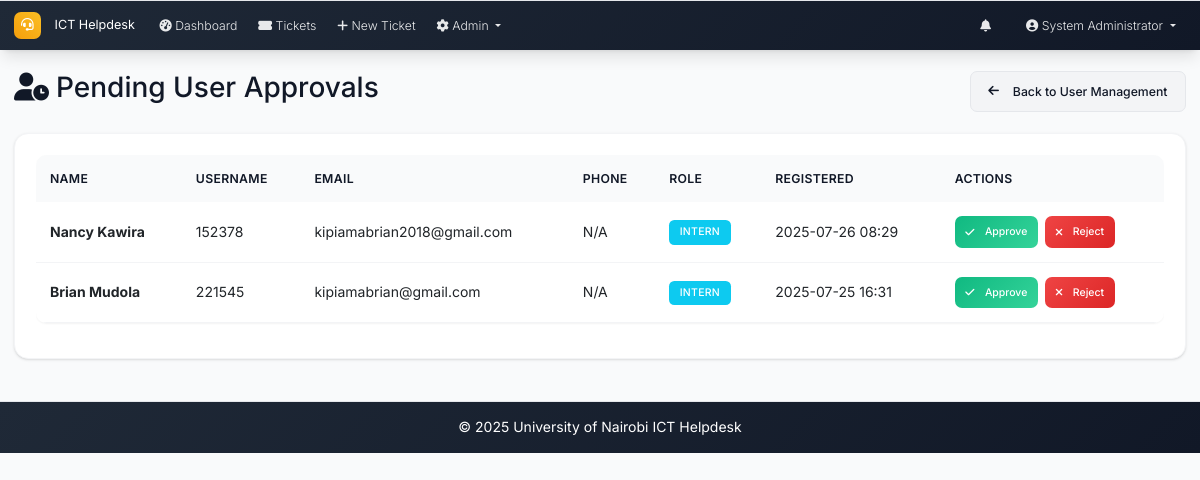
/admin/pending_users (signed in), run on the app's committed database.
### models.py (models this page shows, shortened)
class User(UserMixin, db.Model):
    id = db.Column(db.Integer, primary_key=True)
    username = db.Column(db.String(64), unique=True, nullable=False)
    email = db.Column(db.String(120), unique=True, nullable=False)
    password_hash = db.Column(db.String(256), nullable=False)
    full_name = db.Column(db.String(100), nullable=False)
    role = db.Column(db.String(20), nullable=False, default='user')  # admin, intern, user
    created_at = db.Column(db.DateTime, default=datetime.utcnow)
    is_active = db.Column(db.Boolean, default=True)
    is_verified = db.Column(db.Boolean, default=False)
    verification_token = db.Column(db.String(128), nullable=True)
    phone_number = db.Column(db.String(20), nullable=True)
    is_approved = db.Column(db.Boolean, default=False)
    approved_by_id = db.Column(db.Integer, db.ForeignKey('user.id'), nullable=True)
    approved_at = db.Column(db.DateTime, nullable=True)
    tickets_created = db.relationship('Ticket', foreign_keys='Ticket.created_by_id', backref='creator', lazy='dynamic')
    assigned_tickets = db.relationship('Ticket', secondary='ticket_assignees', back_populates='assignees', lazy='selectin')
    comments = db.relationship('Comment', backref='author', lazy='dynamic')

### routes.py (the view)
@app.route('/admin/pending_users')
@login_required
def pending_users():
    if current_user.role != 'admin':
        abort(403)
    pending_users = User.query.filter_by(
        is_approved=False,
        is_verified=True,
        role='intern'
    ).order_by(User.created_at.desc()).all()
    return render_template('pending_users.html', pending_users=pending_users)

### app.py (called while the page is built)
@login_manager.user_loader
def load_user(user_id):
    from models import User
    return User.query.get(int(user_id))

@app.context_processor
def inject_now():
    return {'now': datetime.utcnow}

### routes.py (called while the page is built)
@app.context_processor
def inject_datetime():
    return dict(datetime=datetime)

### templates/pending_users.html (shortened to what this page needs)
{% extends "base.html" %}
{% block content %}
<div class="d-flex justify-content-between align-items-center mb-4">
    <h2><i class="fas fa-user-clock me-2"></i>Pending User Approvals</h2>
    <a href="{{ url_for('user_management') }}" class="btn btn-secondary">
        <i class="fas fa-arrow-left me-2"></i>Back to User Management
    </a>
</div>
{% if pending_users %}
<div class="card">
    <div class="card-body">
        <div class="table-responsive">
            <table class="table table-hover">
                <thead>
                    <tr>
                        <th>Name</th>
                        <th>Username</th>
                        <th>Email</th>
                        <th>Phone</th>
                        <th>Role</th>
                        <th>Registered</th>
                        <th>Actions</th>
                    </tr>
                </thead>
                <tbody>
                    {% for user in pending_users %}
                    <tr>
                        <td>
                            <strong>{{ user.full_name }}</strong>
                        </td>
                        <td>{{ user.username }}</td>
                        <td>{{ user.email }}</td>
                        <td>{{ user.phone_number or 'N/A' }}</td>
                        <td>
                            <span class="badge bg-info">{{ user.role.title() }}</span>
                        </td>
                        <td>{{ user.created_at.strftime('%Y-%m-%d %H:%M') }}</td>
                        <td>
                            {% if user.is_verified %}
                                <form method="POST" action="{{ url_for('approve_user', user_id=user.id) }}" style="display: inline;">
                                    <button type="submit" class="btn btn-success btn-sm"
                                            onclick="return confirm('Approve {{ user.full_name }} and activate their account?')">
                                        <i class="fas fa-check me-1"></i>Approve
                                    </button>
                                </form>
                                <form method="POST" action="{{ url_for('delete_user', user_id=user.id) }}" style="display: inline;">
                                    <button type="submit" class="btn btn-danger btn-sm ms-1"
                                            onclick="return confirm('Reject and delete {{ user.full_name }}?')">
                                        <i class="fas fa-times me-1"></i>Reject
                                    </button>
                                </form>
                            {% else %}
                                <span class="text-muted">Waiting for email verification</span>
                            {% endif %}
                        </td>
                    </tr>
                    {% endfor %}
                </tbody>
            </table>
        </div>
    </div>
</div>
{% endif %}
{% endblock %}

### templates/base.html (shortened to what this page needs)
<!DOCTYPE html>
<html lang="en">
<head>
    <link href="https://cdn.jsdelivr.net/npm/bootstrap@5.3.0/dist/css/bootstrap.min.css" rel="stylesheet">
    <link href="https://cdnjs.cloudflare.com/ajax/libs/font-awesome/6.0.0/css/all.min.css" rel="stylesheet">
    <link href="{{ url_for('static', filename='css/custom.css') }}" rel="stylesheet">
</head>
<body>
    <nav class="navbar navbar-expand-lg navbar-dark footer-sky">
        <div class="container-fluid px-3">
            <a class="navbar-brand" href="{{ url_for('index') }}">
                <i class="fas fa-headset me-2"></i>ICT Helpdesk
            </a>
            <div class="collapse navbar-collapse" id="navbarNav">
                <ul class="navbar-nav me-auto mb-2 mb-lg-0">
                    {% if current_user.is_authenticated %}
                    <li class="nav-item">
                        <a class="nav-link" href="{{ url_for('dashboard') }}">
                            <i class="fas fa-tachometer-alt me-1"></i>Dashboard
                        </a>
                    </li>
                    <li class="nav-item">
                        <a class="nav-link" href="{{ url_for('tickets_list') }}">
                            <i class="fas fa-ticket-alt me-1"></i>Tickets
                        </a>
                    </li>
                    <li class="nav-item">
                        <a class="nav-link" href="{{ url_for('new_ticket') }}">
                            <i class="fas fa-plus me-1"></i>New Ticket
                        </a>
                    </li>
                    {% if current_user.role == 'admin' %}
                    <li class="nav-item dropdown">
                        <a class="nav-link dropdown-toggle" href="#" role="button" data-bs-toggle="dropdown" aria-expanded="false">
                            <i class="fas fa-cog me-1"></i>Admin
                        </a>
                    </li>
                    {% endif %}
                    {% endif %}
                </ul>
                <ul class="navbar-nav ms-auto mb-2 mb-lg-0">
                    {% if current_user.is_authenticated %}
                    <li class="nav-item dropdown me-3">
                        <a class="nav-link position-relative" href="#" id="notificationsDropdown" role="button"
                           data-bs-toggle="dropdown" aria-expanded="false">
                            <i class="fas fa-bell"></i>
                        </a>
                    </li>
                    <li class="nav-item dropdown">
                        <a class="nav-link dropdown-toggle" href="#" id="navbarDropdown" role="button" data-bs-toggle="dropdown" aria-expanded="false">
                            <i class="fas fa-user-circle me-1"></i>{{ current_user.full_name }}
                        </a>
                    </li>
                    {% endif %}
                </ul>
            </div>
        </div>
    </nav>
    <main class="container-fluid my-4 px-3">
        {% block content %}{% endblock %}
    </main>
    <footer class="footer-sky py-3 mt-5">
        <div class="container text-center">
            <span>&copy; {{ datetime.utcnow().year }} University of Nairobi ICT Helpdesk</span>
        </div>
    </footer>
</body>
</html>

### data on the page
User: full_name "System Administrator"
User: full_name "Nancy Kawira", username "152378", email "kipiamabrian2018@gmail.com", phone_number "N/A", role "INTERN", created_at "2025-07-26 08:29"
User: full_name "Brian Mudola", username "221545", email "kipiamabrian@gmail.com", phone_number "N/A", role "INTERN", created_at "2025-07-25 16:31"
